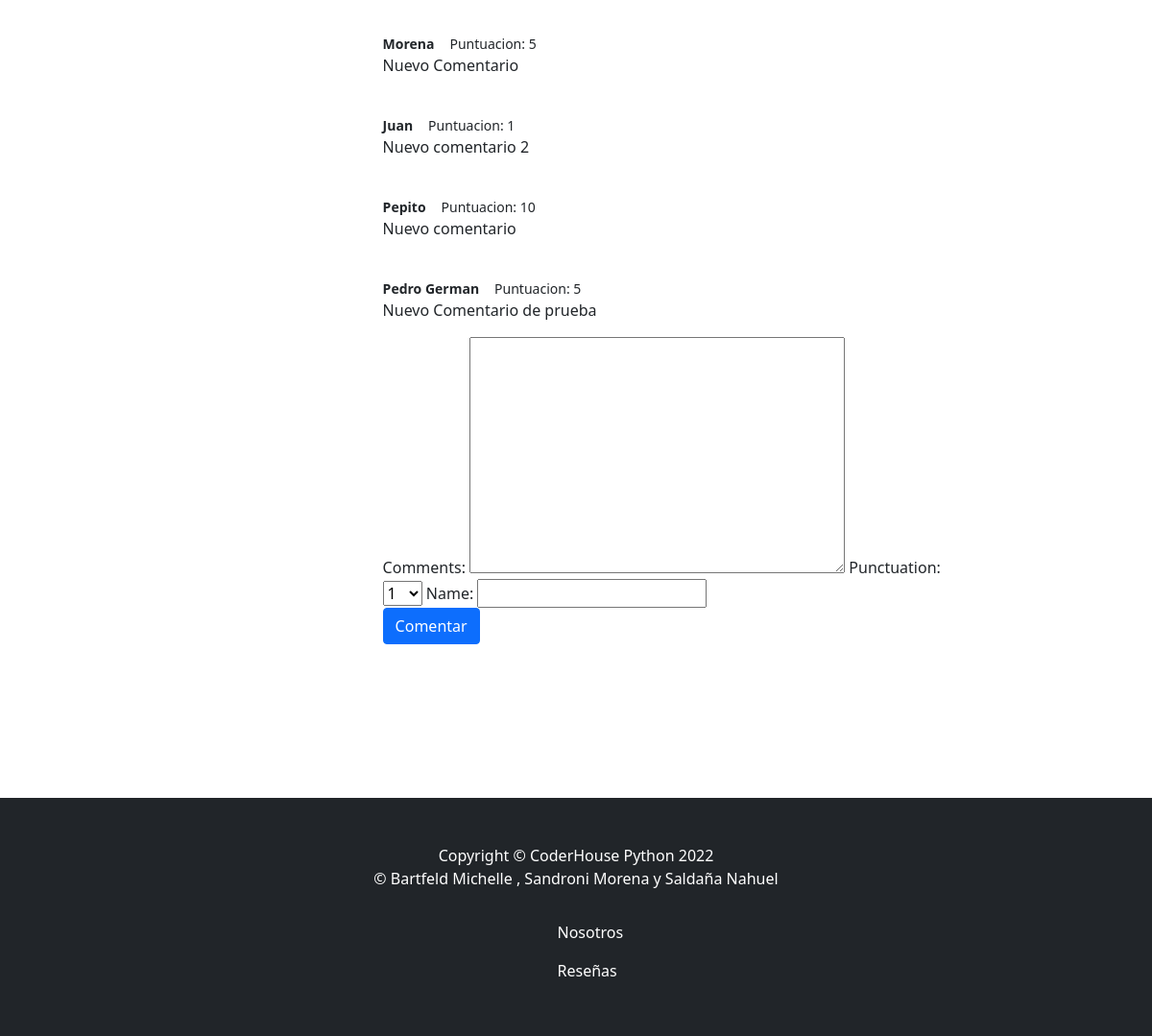
The app's page /reseñas/ (lower part), older data.
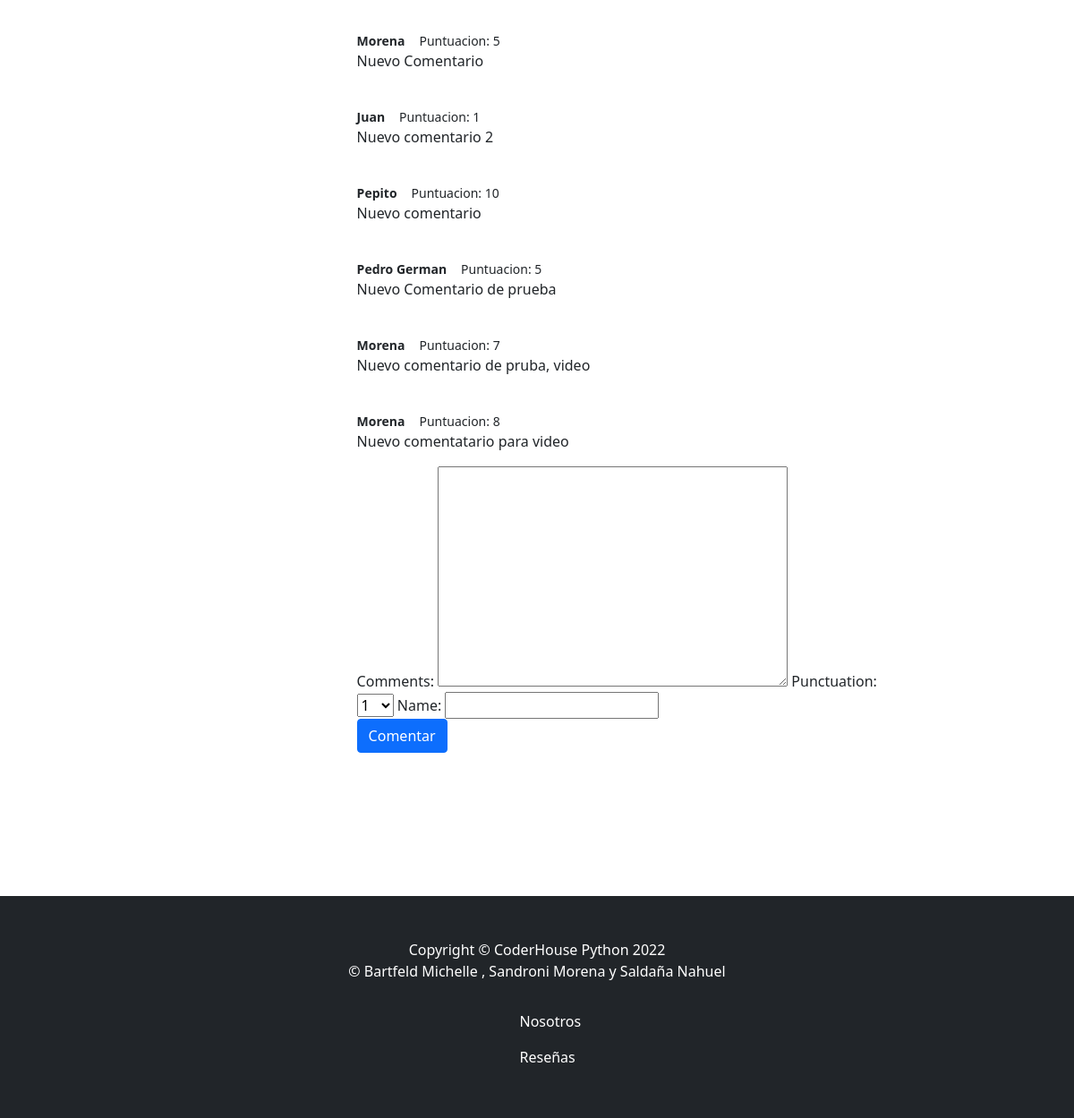
The same page, newer data.
### AppFinal/models.py (models this page shows)
class Comment(models.Model):
    commentoptions = (
    ("1", "1"),
    ("2", "2"),
    ("3", "3"),
    ("4", "4"),
    ("5", "5"),
    ("6", "6"),
    ("7", "7"),
    ("8", "8"),
    ("9", "9"),
    ("10", "10"),
    )
    comments = models.TextField()
    punctuation = models.CharField(default=1, choices=commentoptions, max_length=2)
    name = models.CharField(max_length=40)
    class Meta:
        verbose_name = 'coment'
        verbose_name_plural = 'comentarios'

### AppFinal/forms.py
class Comment_form(forms.ModelForm):
    class Meta:
        model = Comment
        fields = ['comments','punctuation','name']

### AppFinal/views.py (called while the page is built, shortened)
def Reseñas(request):
    comentarios = Comment.objects.all()
    if request.method == 'GET':
        form = Comment_form()
        context = {'form':form,'comentarios':comentarios}
    return render(request, 'AppFinal/reseñas.html', context=context)

### AppFinal/templates/AppFinal/reseñas.html (shortened to what this page needs)
    {% extends "AppFinal/padre.html" %}
    {% block Contenido %}
    <p class="lead"> Dejanos tu reseña!! </p>
    <div class="section" style="margin-bottom:5rem">
        <div class="container">
          <div class="row">
            <div class="col-lg-8 mx-auto">
              {% for comment in comentarios %}
              <div class="media-list">
                <div>
                  <div class="media-body">
                    <div class="d-flex small">
                       <b>{{comment.name}}</b>
                       <div style="margin-left: 1rem;"> Puntuacion: {{comment.punctuation}}</div>
                    </div>
                    <p>{{comment.comments}}</p>
                  </div>
                </div>
              </div>
              {% endfor %}
              {% if form %}
              <form action="" method="POST">
                <div class="form-group">
                    {{form}}
                </div>
                <button class="btn btn-primary btn-block" type="submit">Comentar</button>
              </form>
              {% endif %}
            </div>
          </div>
        </div>
      </div>
    {% endblock %}

### AppFinal/templates/AppFinal/padre.html (shortened to what this page needs)
<!DOCTYPE html>
<html lang="en">
    <head>
        {% load static %}
        <link href="{% static 'AppFinal/css/styles.css' %}" rel="stylesheet" />
    </head>
    <body>
        <div class="d-flex" style="margin-bottom:5rem; justify-content: space-evenly;">
        {% block Contenido %}
        {% endblock %}
        </div>
        <footer class="py-5 bg-dark">
            <div class="container"><p class="m-0 text-center text-white">Copyright &copy; CoderHouse Python 2022</p></div>
            <div class="container"><p class="m-0 text-center text-white">&copy; Bartfeld Michelle , Sandroni Morena y Saldaña Nahuel </p></div>
            <div class="container">
                <div class="row">
                  <div class="col-lg-1 mx-auto">
                    <br>
                    <a class="nav-link" style= "color: #ffffff" href="{% url 'Nosotros' %}">Nosotros</a></li>
                    <a class="nav-link" style= "color: #ffffff" href="{% url 'Reseñas' %}"}>Reseñas</a></li>
                </div>
            </div>
        </div>
        </footer>
    </body>
</html>

Row changes from the older to the newer data that the page shows:
added Comment: name "Morena", punctuation "7", comments "Nuevo comentario de pruba, video"
added Comment: name "Morena", punctuation "8", comments "Nuevo comentatario para video"
